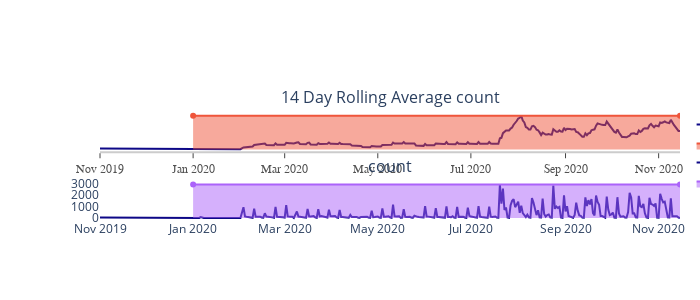

Notebook cell for this chart:
### Code cell
flowname = "National Flow"
flow = Flow(flowname)
flow.distinct_sessionId_count_plot().show()

### Figure 1 — Plotly figure (JSON) as saved in the notebook; plotly's stock layout.template omitted (floating-point values rounded to 4 significant figures; data arrays with more than 128 entries replaced by an {"elided": "..."} marker saying what was removed)
{"data": [{"marker": {"color": "#0d0887"}, "mode": "lines", "name": "National Flow", "type": "scatter", "x": {"elided": "327 str values"}, "xaxis": "x", "y": {"elided": "327 float values"}, "yaxis": "y"}, {"fill": "tozeroy", "type": "scatter", "x": ["2020-01-01", "2020-11-15"], "xaxis": "x", "y": [1172.0, 1172.0], "yaxis": "y"}, {"marker": {"color": "#0d0887"}, "mode": "lines", "name": "National Flow", "type": "scatter", "x": {"elided": "327 str values"}, "xaxis": "x2", "y": {"elided": "327 int values"}, "yaxis": "y2"}, {"fill": "tozeroy", "type": "scatter", "x": ["2020-01-01", "2020-11-15"], "xaxis": "x2", "y": [2896, 2896], "yaxis": "y2"}], "layout": {"annotations": [{"font": {"size": 16}, "showarrow": false, "text": "14 Day Rolling Average count", "x": 0.5, "xanchor": "center", "xref": "paper", "y": 1, "yanchor": "bottom", "yref": "paper"}, {"font": {"size": 16}, "showarrow": false, "text": "count", "x": 0.5, "xanchor": "center", "xref": "paper", "y": 0.375, "yanchor": "bottom", "yref": "paper"}], "autosize": true, "height": 300, "margin": {"autoexpand": false, "l": 100, "r": 20, "t": 110}, "plot_bgcolor": "white", "showlegend": true, "width": 700, "xaxis": {"anchor": "y", "autorange": true, "domain": [0, 1], "linecolor": "rgb(204, 204, 204)", "linewidth": 2, "range": ["2019-11-01", "2020-11-15"], "showgrid": false, "showline": true, "showticklabels": true, "tickfont": {"color": "rgb(82, 82, 82)", "family": "Arial", "size": 12}, "ticks": "outside", "type": "date"}, "xaxis2": {"anchor": "y2", "autorange": true, "domain": [0, 1], "range": ["2019-11-01", "2020-11-15"], "type": "date"}, "yaxis": {"anchor": "x", "autorange": true, "domain": [0.625, 1], "range": [-63.7, 1374.0], "showgrid": false, "showline": false, "showticklabels": false, "type": "linear", "zeroline": false}, "yaxis2": {"anchor": "x2", "autorange": true, "domain": [0, 0.375], "range": [-177.9, 3400.0], "type": "linear"}}}
